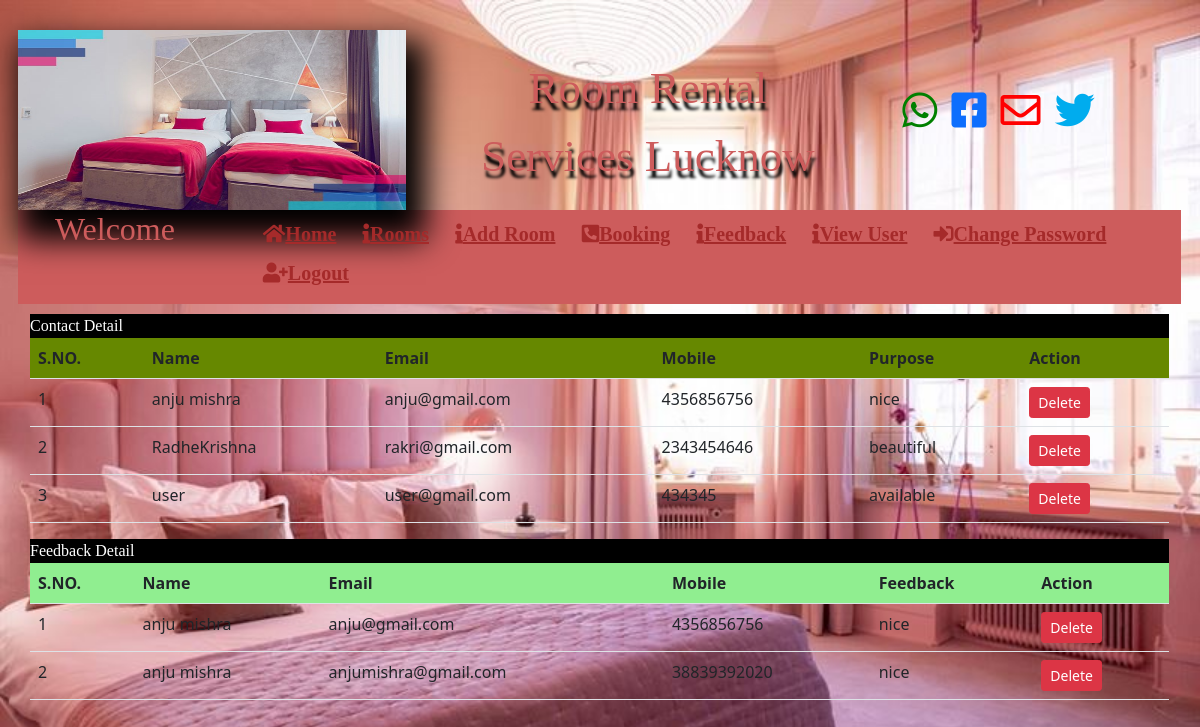
The app's page /view_contact (signed in) with its own data.
### room/models.py (models this page shows)
class Contact(models.Model):
    full_name = models.CharField(max_length=20,null=True)
    email = models.CharField(max_length=20,null=True)
    mobile = models.CharField(max_length=20,null=True)
    comment = models.CharField(max_length=50,null=True)

class Feedback(models.Model):
    full_name = models.CharField(max_length=20,null=True)
    email = models.CharField(max_length=20,null=True)
    mobile = models.CharField(max_length=20,null=True)
    feedback = models.CharField(max_length=50,null=True)

### room/views.py (the view)
# urls.py: path('view_contact',view_contact,name='view_contact'),
def view_contact(request):
    if not request.user.is_staff:
        return redirect('login')
    data = Contact.objects.all()
    data2 = Feedback.objects.all()
    d = {'data': data, 'data2': data2}
    return render(request, 'view_contact.html',d)

### room/templates/view_contact.html (shortened to what this page needs)
{% include 'admin_navigation.html' %}
<marquee behavior="alternate" style="margin-top:10px;background:black;color:white;font-family:mv boli;">
    Contact Detail
</marquee>
<table class="table">
    <tr bgcolor="#668800">
        <th>S.NO.</th>
        <th>Name</th>
        <th>Email</th>
        <th>Mobile</th>
        <th>Purpose</th>
        <th>Action</th>
    </tr>
    {% for i in data %}
    <tr>
        <td>{{forloop.counter}}</td>
        <td>{{i.full_name}}</td>
        <td>{{i.email}}</td>
        <td>{{i.mobile}}</td>
        <td>{{i.comment}}</td>
        <td><a href="{% url 'delete_contact' i.id %}" onclick="return confirm('Are you Sure?')" class="btn btn-danger btn-sm">Delete</a></td>
    </tr>
    {% endfor %}
</table>
<marquee behavior="alternate" style="margin-top:10px;background:black;color:white;font-family:mv boli;">
    Feedback Detail
</marquee>
<table class="table">
    <tr bgcolor="lightgreen">
        <th>S.NO.</th>
        <th>Name</th>
        <th>Email</th>
        <th>Mobile</th>
        <th>Feedback</th>
        <th>Action</th>
    </tr>
    {% for i in data2 %}
    <tr>
        <td>{{forloop.counter}}</td>
        <td>{{i.full_name}}</td>
        <td>{{i.email}}</td>
        <td>{{i.mobile}}</td>
        <td>{{i.feedback}}</td>
        <td><a href="{% url 'delete_feedback' i.id %}" onclick="return confirm('Are you Sure?')" class="btn btn-danger btn-sm">Delete</a></td>
    </tr>
    {% endfor %}
</table>

### room/templates/admin_navigation.html (style rules this page uses)
.b4 { background-border:4px solid red; background-image: url(pic.jpg); background-size: 100% 100%; background-repeat:no-repeat; background-attachment:fixed; margin:0px 1px 40px 0px; padding:30px; background-shadow:10px 11px 8px 10px red; }

### records on screen
Contact: full_name "anju mishra", email "anju@gmail.com", mobile "4356856756", comment "nice"
Contact: full_name "RadheKrishna", email "rakri@gmail.com", mobile "2343454646", comment "beautiful"
Contact: full_name "user", email "user@gmail.com", mobile "434345", comment "available"
Feedback: full_name "anju mishra", email "anju@gmail.com", mobile "4356856756", feedback "nice"
Feedback: full_name "anju mishra", email "anjumishra@gmail.com", mobile "38839392020", feedback "nice"
